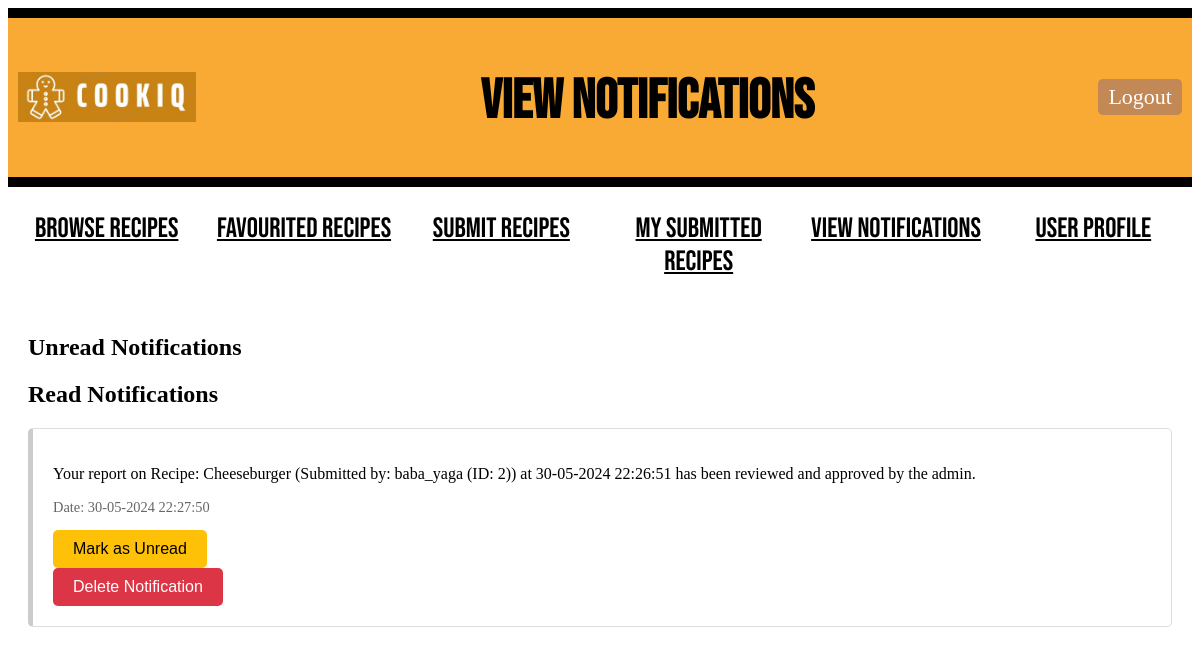
The app's page /user/1/notifications (signed in), older data.
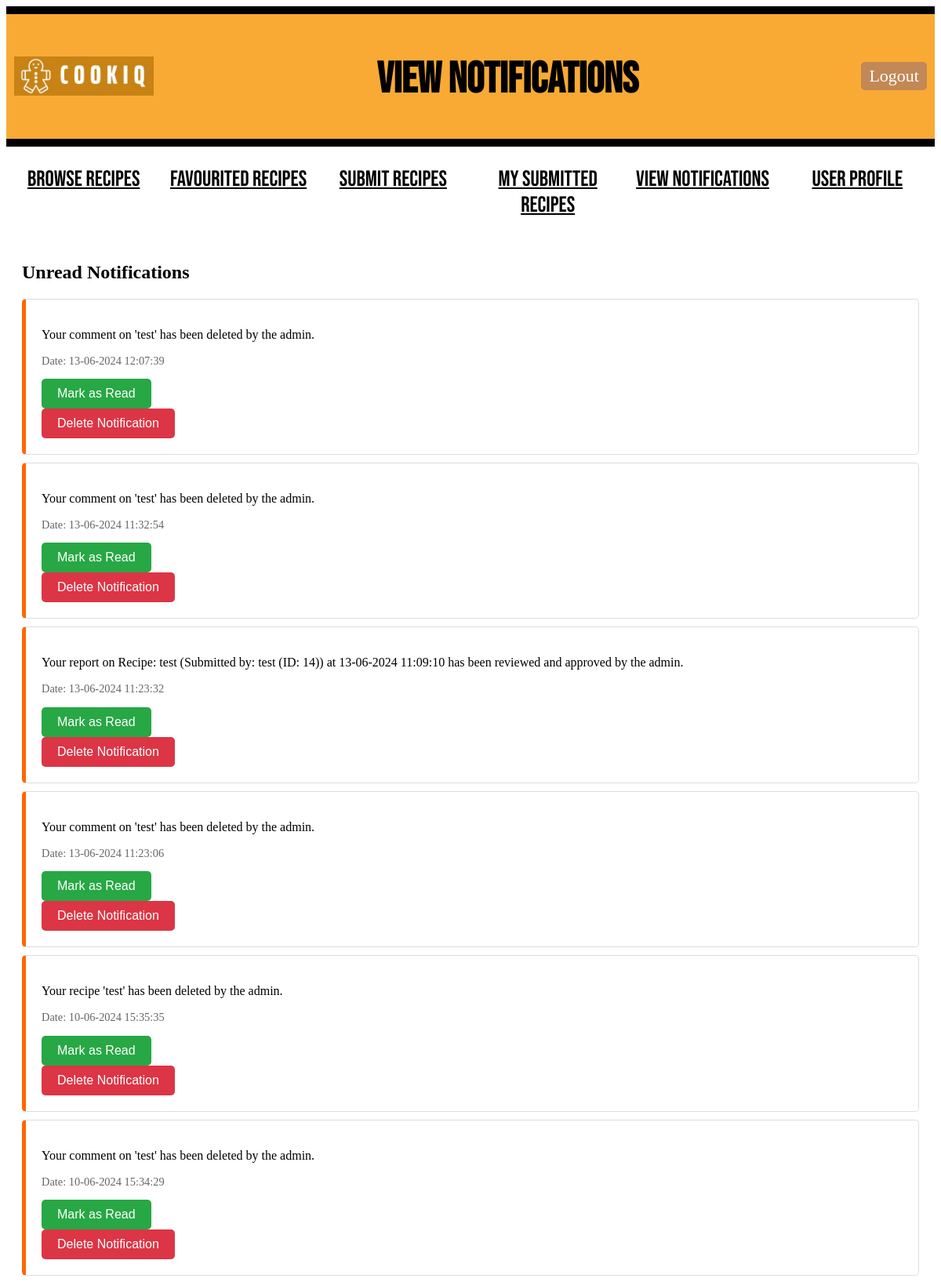
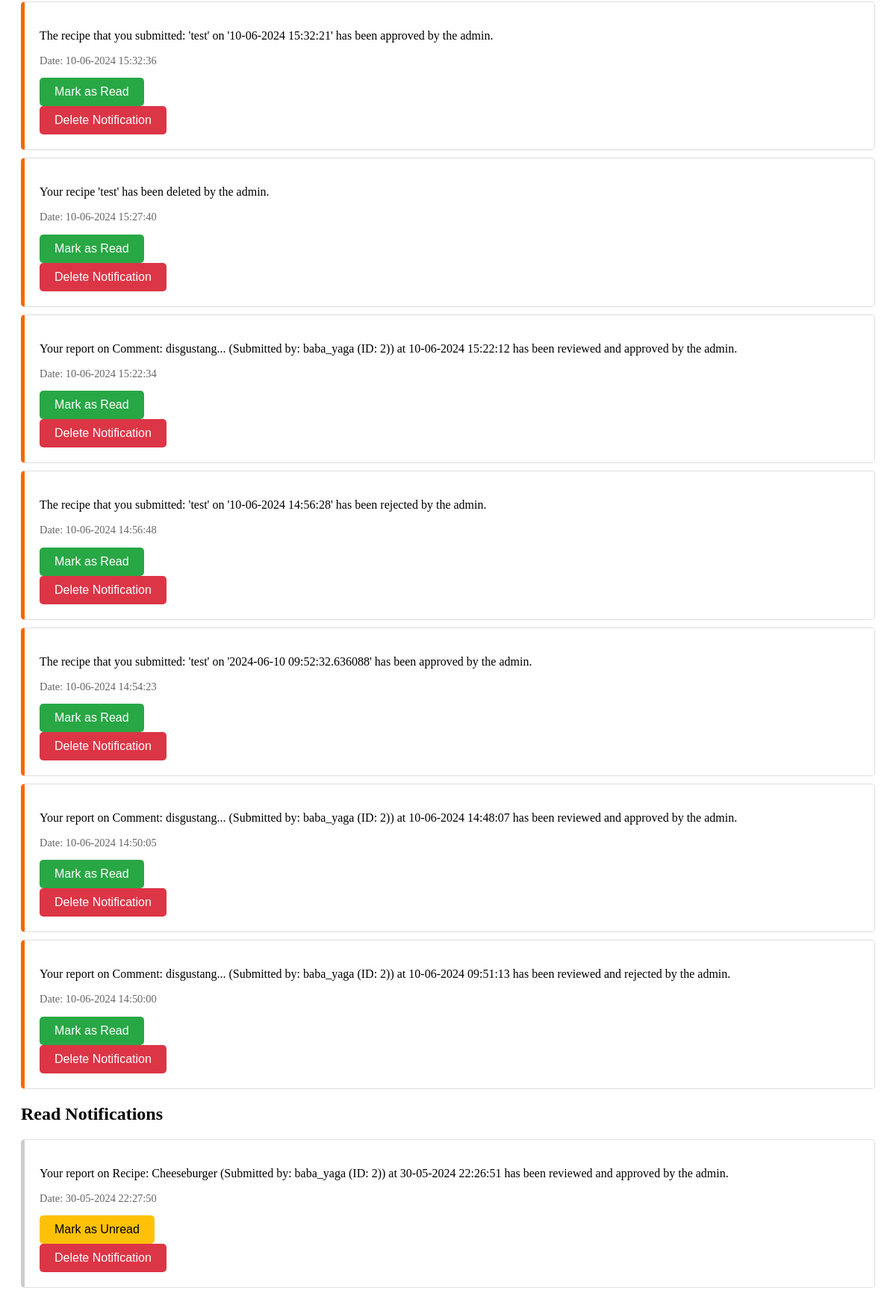
The same page, newer data (2 pictures, top to bottom).
### models.py (models this page shows)
class Notification(db.Model):
    id = db.Column(db.Integer, primary_key=True)
    user_id = db.Column(db.Integer, db.ForeignKey('user.id', name='fk_notification_user'), nullable=False)
    message = db.Column(db.String(255), nullable=False)
    timestamp = db.Column(db.DateTime(timezone=True), default=lambda: datetime.now(timezone('Asia/Kuala_Lumpur')))
    read = db.Column(db.Boolean, default=False)
    user = db.relationship('User', back_populates='notifications', overlaps="notifications,user_notifications")

### main.py (the view)
@app.route('/user/<int:user_id>/notifications')
def view_notifications(user_id):
    if "user_id" not in session or session["user_id"] != user_id:
        return redirect(url_for("login"))
    user = User.query.get_or_404(user_id)
    unread_notifications = Notification.query.filter_by(user_id=user_id, read=False).order_by(Notification.timestamp.desc()).all()
    read_notifications = Notification.query.filter_by(user_id=user_id, read=True).order_by(Notification.timestamp.desc()).all()
    return render_template('notifications.html', user=user, unread_notifications=unread_notifications, read_notifications=read_notifications)

### templates/notifications.html (shortened to what this page needs)
<!DOCTYPE html>
<html>
<head>
    <link rel="stylesheet" type="text/css" href="{{ url_for('static', filename='style.css') }}">
</head>
<body>
    <div class="header">
        <div class="logo-container">
            <img style="height: 50px; padding-bottom: 30px;" src="{{ url_for('static', filename='Logo_CookiQ.jpeg') }}" alt="Logo_CookiQ">
        </div>
        <h1 class="title">View Notifications</h1>
        <a href="{{ url_for('logout') }}" class="LogOutButton">Logout</a>
    </div>
    {% include '_flashes.html' %}
    <div class="classification">
        <ul>
            <li><a href="{{ url_for('browse_recipes', user_id=user.id) }}" class="nav-button">Browse Recipes</a></li>
            <li><a href="{{ url_for('favouritedrecipe', user_id=user.id) }}" class="nav-button">Favourited Recipes</a></li>
            <li><a href="{{ url_for('recipesubmission', user_id=user.id) }}" class="nav-button">Submit Recipes</a></li>
            <li><a href="{{ url_for('submitted_recipes', user_id=user.id) }}" class="nav-button">My Submitted Recipes</a></li>
            <li><a href="{{ url_for('view_notifications', user_id=user.id) }}" class="nav-button">View Notifications</a></li>
            <li><a href="{{ url_for('user_profile', user_id=user.id) }}" class="nav-button">User Profile</a></li>
        </ul>
    </div>
    <div class="notifications-container">
        <h2>Unread Notifications</h2>
        <ul class="notification-list">
            {% for notification in unread_notifications %}
            <li class="notification-item unread">
                <p>{{ notification.message }}</p>
                <p class="timestamp">Date: {{ notification.timestamp.strftime('%d-%m-%Y %H:%M:%S') }}</p>
                <div class="notification-actions">
                    <form action="{{ url_for('mark_notification_as_read', notification_id=notification.id, user_id=user.id) }}" method="POST">
                        <button type="submit" class="btn-mark-read">Mark as Read</button>
                    </form>
                    <form action="{{ url_for('delete_notification', user_id=user.id, notification_id=notification.id) }}" method="POST">
                        <button type="submit" class="btn-delete-notif" onclick="return confirm('Are you sure you want to delete this notification?')">Delete Notification</button>
                    </form>
                </div>
            </li>
            {% endfor %}
        </ul>
        <h2>Read Notifications</h2>
        <ul class="notification-list">
            {% for notification in read_notifications %}
            <li class="notification-item read">
                <p>{{ notification.message }}</p>
                <p class="timestamp">Date: {{ notification.timestamp.strftime('%d-%m-%Y %H:%M:%S') }}</p>
                <div class="notification-actions">
                    <form action="{{ url_for('mark_notification_as_unread', notification_id=notification.id, user_id=user.id) }}" method="POST">
                        <button type="submit" class="btn-mark-unread">Mark as Unread</button>
                    </form>
                    <form action="{{ url_for('delete_notification', user_id=user.id, notification_id=notification.id) }}" method="POST">
                        <button type="submit" class="btn-delete-notif" onclick="return confirm('Are you sure you want to delete this notification?')">Delete Notification</button>
                    </form>
                </div>
            </li>
            {% endfor %}
        </ul>
    </div>
</body>
</html>

### templates/_flashes.html (shortened to what this page needs)
<link rel="stylesheet" type="text/css" href="{{ url_for('static', filename='style.css') }}">

### static/style.css (style rules this page uses)
.header { display: flex; align-items: center; justify-content: space-between; background-color: #f8aa35; border-top: 10px solid #000; border-bottom: 10px solid #000; margin-bottom: 20px; padding: 5px 10px; }
.logo-container { display: flex; align-items: center; margin-top: 30px; }
.title { font-family: 'Bebas Neue', sans-serif; font-size: 55px; color: rgb(0, 0, 0); margin-top: 45px; }
.nav-button { border: none; color: rgb(0, 0, 0); }
.MainButton, .HomeButton, .LogOutButton { padding: 5px 10px; border-radius: 5px; background-color: #c28855; color: #fff; font-size: 22px; font-weight: 300; cursor: pointer; text-decoration: none; left: 20px; }
.classification ul { text-align: center; display: flex; padding-top: 5px; padding-left: 0px; }
.classification li { font-family: 'Bebas Neue', sans-serif; font-size: 28px; font-weight: 300; text-transform: uppercase; display: inline-block; width: 100%; }
.notifications-container { padding: 20px; }
.notification-list { list-style-type: none; padding: 0; }
.notification-item { background-color: white; margin: 10px 0; padding: 20px; border: 1px solid #ddd; border-radius: 5px; transition: box-shadow 0.3s; }
.notification-item.unread { border-left: 5px solid #ff6600; }
.notification-item.read { border-left: 5px solid #ccc; }
.timestamp { font-size: 0.9em; color: #666; }
.notification-actions { margin-top: 10px; }
.btn-mark-read, .btn-mark-unread, .btn-delete-notif { border: none; padding: 10px 20px; cursor: pointer; font-size: 1em; border-radius: 5px; transition: background-color 0.3s; }
.btn-mark-read { background-color: #28a745; color: white; }
.btn-mark-unread { background-color: #ffc107; color: black; }
.btn-delete-notif { background-color: #dc3545; color: white; }

Row changes from the older to the newer data that the page shows:
added Notification: message "Your comment on 'test' has been deleted by the admin.", timestamp "13-06-2024 12:07:39", shown under "Unread Notifications"
added Notification: message "Your comment on 'test' has been deleted by the admin.", timestamp "13-06-2024 11:32:54", shown under "Unread Notifications"
added Notification: message "Your report on Recipe: test (Submitted by: test (ID: 14)) at 13-06-2024 11:09:10 has been reviewed and approved by the admin.", timestamp "13-06-2024 11:23:32", shown under "Unread Notifications"
added Notification: message "Your comment on 'test' has been deleted by the admin.", timestamp "13-06-2024 11:23:06", shown under "Unread Notifications"
added Notification: message "Your recipe 'test' has been deleted by the admin.", timestamp "10-06-2024 15:35:35", shown under "Unread Notifications"
added Notification: message "Your comment on 'test' has been deleted by the admin.", timestamp "10-06-2024 15:34:29", shown under "Unread Notifications"
added Notification: message "The recipe that you submitted: 'test' on '10-06-2024 15:32:21' has been approved by the admin.", timestamp "10-06-2024 15:32:36", shown under "Unread Notifications"
added Notification: message "Your recipe 'test' has been deleted by the admin.", timestamp "10-06-2024 15:27:40", shown under "Unread Notifications"
added Notification: message "Your report on Comment: disgustang... (Submitted by: baba_yaga (ID: 2)) at 10-06-2024 15:22:12 has been reviewed and approved by the admin.", timestamp "10-06-2024 15:22:34", shown under "Unread Notifications"
added Notification: message "The recipe that you submitted: 'test' on '10-06-2024 14:56:28' has been rejected by the admin.", timestamp "10-06-2024 14:56:48", shown under "Unread Notifications"
added Notification: message "The recipe that you submitted: 'test' on '2024-06-10 09:52:32.636088' has been approved by the admin.", timestamp "10-06-2024 14:54:23", shown under "Unread Notifications"
added Notification: message "Your report on Comment: disgustang... (Submitted by: baba_yaga (ID: 2)) at 10-06-2024 14:48:07 has been reviewed and approved by the admin.", timestamp "10-06-2024 14:50:05", shown under "Unread Notifications"
added Notification: message "Your report on Comment: disgustang... (Submitted by: baba_yaga (ID: 2)) at 10-06-2024 09:51:13 has been reviewed and rejected by the admin.", timestamp "10-06-2024 14:50:00", shown under "Unread Notifications"
